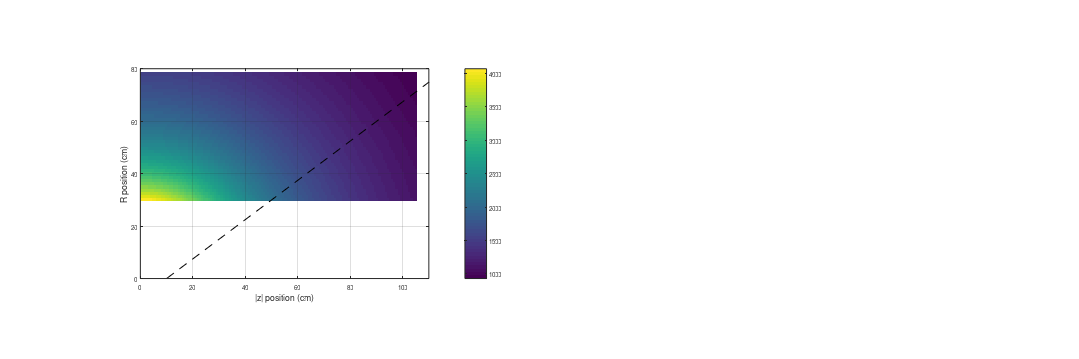

Source code (MATLAB): (Note: this script raises an error after producing the figure.)
% bottom up calcualtion of TPC rate using MC approach
% Author - Jin Huang <jhuang@bnl.gov>

close all

clear all

myColorMap = colormap;
myColorMap(1,:) = [1 1 1];
colormap(myColorMap);
%% Inputs

% n = 1000;
% full_rate = 100e3;
% trig_rate = 15e3;
% trigger_window = 18e-6;

% n = 10000000;
n = 50000;
% n = 500000;
% full_rate = 100e3;
full_rate = 50e3;
trig_rate = 15e3;
trigger_window = 13e-6;
% trigger_window = 17.5e-6;
% trigger_window = 35e-6;

TargetEta = 1.1;
% TargetEta = 3;

SaveName = sprintf('TPCRateLayered_%.0fHzCol_%.0fHzTrig_%.0fusDrift',full_rate,trig_rate,trigger_window*1e6);

%% Generic constants


nRing = 40;
minR = 30;
maxR = 78;
maxZ = 105;
dNdeta = 2 * 180 * 2; % Pre-CDR table 3.3 with effective factor x2 and two signs x2
bitPerHit =3*5*10 * 1.4;  % Pre-CDR table 3.3 with effective factor 
DAMCompressionFactor = 1.02 * 0.5 * 0.6; % Repacking, clustering, compression

BCO = 10e6;
DataPlotRangeBCO =10000;

TimeSpan= n/full_rate;
TimeSpanBCO = int64(TimeSpan*BCO);


TriggerBCO  = poissrnd(trig_rate/BCO, TimeSpanBCO, 1)';
CollisionBCO =poissrnd((full_rate - trig_rate)/BCO ,TimeSpanBCO, 1)' + TriggerBCO;


%% Per triggger

PerTriggerBCO = int64(trigger_window * BCO);

RRing = repmat(linspace(minR, maxR, nRing )',1,PerTriggerBCO);
zBCO = repmat(linspace(maxZ, 0, PerTriggerBCO),nRing,1);

MinEtaRingBCO =   atanh( (zBCO - 10) ./ sqrt((zBCO - 10).^2 + RRing.^2)  );
% MinEtaRingBCO =   atanh( (zBCO - 0) ./ sqrt((zBCO - 0).^2 + RRing.^2)  );
dEtaRingBCO = atanh( (zBCO + maxZ/double(PerTriggerBCO) ) ./ sqrt((zBCO + maxZ/double(PerTriggerBCO) ).^2 + RRing.^2)  ) -  atanh( zBCO ./ sqrt(zBCO.^2 + RRing.^2)  );
dataBitRingBCO = bitPerHit .* dNdeta .* dEtaRingBCO;  % Pre-CDR table 3.3 with effective factor

TriggerMask = double(MinEtaRingBCO  <  TargetEta);
dataBitRingBCOAfterMask = dataBitRingBCO.*TriggerMask;

figure('name','PerEventData','PaperPositionMode','auto', ...
    'position',[100,0,2400,800]) ;

subplot(1,2,1)


imagesc(zBCO(1,:), RRing(:,1), dataBitRingBCO);
c = colorbar;

hold on;
plot([10 maxZ+10], [0 tan(acos(tanh(TargetEta))) * maxZ],'k--');

set(gca,'YDir','normal');
set(gca,'YLim',[0,80]);
set(gca,'XLim',[0,110])
box on
grid on
daspect([1 1 1])

xlabel('|z| position (cm)','FontSize',14);
ylabel('R position (cm)','FontSize',14);
c.Label.String = 'FEE data (bit) per MB collision per |z|-R bin (integrated over z-sign and azimuth)';
c.Label.FontSize = 14;

title(sprintf('FEE data (bit) per MB collision per |z|-R bin, total = %.1f Mbit', sum(sum(dataBitRingBCO))/1e6),'FontSize',16);


subplot(1,2,2)


imagesc(zBCO(1,:), RRing(:,1), dataBitRingBCOAfterMask);
c = colorbar;
hold on;
plot([10 maxZ+10], [0 tan(acos(tanh(TargetEta))) * maxZ],'k--');

set(gca,'YDir','normal');
set(gca,'YLim',[0,80]);
set(gca,'XLim',[0,110])
box on
grid on
daspect([1 1 1])

xlabel('|z| position (cm)','FontSize',14);
ylabel('R position','FontSize',14);
c.Label.String = 'FEE data (bit) per MB collision per |z|-R bin (integrated over z-sign and azimuth)';
c.Label.FontSize = 14;

title(sprintf('FEE data (bit) after DAM acceptance filtering, total = %.1f Mbit', sum(sum(dataBitRingBCOAfterMask))/1e6),'FontSize',16);




SaveCavas('TPCRateLayered',gcf);


%% Run the DAQ

DataBCO = conv2(CollisionBCO,dataBitRingBCO);
TriggerAcceptBCO = conv2(TriggerBCO,TriggerMask);
ThrottleAcceptBCO = double(TriggerAcceptBCO>0);

PlotDataBCO = DataBCO(:,1:DataPlotRangeBCO);
PlotThrottleDataBCO = DataBCO(:,1:DataPlotRangeBCO).*ThrottleAcceptBCO(:,1:DataPlotRangeBCO);

TotalDataRate = sum(sum(DataBCO))/TimeSpan;
TriggerDataRate = sum(sum(DataBCO.*TriggerAcceptBCO))/TimeSpan;
ThrottleDataRate = sum(sum(DataBCO.*ThrottleAcceptBCO))/TimeSpan;

%% Event stream display

figure('name','DataStream','PaperPositionMode','auto', ...
    'position',[100,0,2400,800]) ;

subplot(2,1,1)

imagesc( DataBCO(:,1:DataPlotRangeBCO) );
c = colorbar;
hold on;
set(gca,'YDir','normal');
set(gca,'YLim',[-4,nRing+1]);

xlabel('BCO bin (100 ns)','FontSize',14);
ylabel('Radial layer number','FontSize',14);
c.Label.String = 'FEE data (bit)';
c.Label.FontSize = 14;
title(sprintf('FEE data input to DAM. Rate = %.0f Gbps @ %.0f kHz Collision, %.0f kHz Trigger %.0f us Drift',...
    sum(sum(DataBCO))/TimeSpan/1e9,full_rate/1e3,trig_rate/1e3,trigger_window*1e6),'FontSize',16);

for i = 1:DataPlotRangeBCO
    
    if (TriggerBCO(i) >0)
        
        plot([i i], [-3 nRing],'r--','LineWidth',2);
        plot([i,i+PerTriggerBCO], [-3 -3], 'r-', 'LineWidth', 2)
        plot([i,i+PerTriggerBCO], [-1 -1], 'k-', 'LineWidth', 2)
        
    elseif (CollisionBCO(i) >0)
        
        plot([i i], [-1 nRing],'k--','LineWidth',2);
        plot([i,i+PerTriggerBCO], [-1 -1], 'k-', 'LineWidth', 2)
    end
    
    
end



subplot(2,1,2)

imagesc( PlotThrottleDataBCO );
c = colorbar;
hold on;
set(gca,'YDir','normal');
set(gca,'YLim',[-4,nRing+1]);

xlabel('BCO bin (100 ns)','FontSize',14);
ylabel('Radial layer number','FontSize',14);
c.Label.String = 'FEE data equavelent (bit)';
c.Label.FontSize = 14;
title(sprintf('DAM data output: Throttled data rate = %.0f Gbps, Triggered data rate = %.0f Gbps ',...
    ThrottleDataRate * DAMCompressionFactor/1e9 ,...
    TriggerDataRate * DAMCompressionFactor/1e9...
    ),'FontSize',16);

for i = 1:DataPlotRangeBCO
    
    if (TriggerBCO(i) >0)
        
        plot([i i], [-3 nRing],'r--','LineWidth',2);
        plot([i,i+PerTriggerBCO], [-3 -3], 'r-', 'LineWidth', 2)
        plot([i,i+PerTriggerBCO], [-1 -1], 'k-', 'LineWidth', 2)
        
    elseif (CollisionBCO(i) >0)
        
        plot([i i], [-1 nRing],'k--','LineWidth',2);
        plot([i,i+PerTriggerBCO], [-1 -1], 'k-', 'LineWidth', 2)
    end
    
    
end

SaveCavas(SaveName,gcf);


%%

% fprintf('Throttled event / total = %.3f; Throttled data / total = %.3f; Triggered event / total = %.3f; Triggered data / total = = %.3f\n',...
%     n_recorded/n, recorded_data/n, n_triggered./n, triggered_data/n);
fprintf('------------\n');

fprintf('full_rate = %.0f kHz; trig_rate= %.0f kHz; trigger_window= %.1f us; Time span = %.3f s \n',...
    full_rate/1e3,trig_rate/1e3, trigger_window*1e6, TimeSpan );

fprintf('per event effective track = %.0f , per event FEE data = %.0f bits, total FEE data rate = %.0f Gbps \n',...
    mean(sum(dEtaRingBCO,2)*180*2), sum(sum(dataBitRingBCO)), sum(sum(DataBCO))/TimeSpan/1e9 );

fprintf('Trigger rate*drift window = %.2f;Full rate*drift window= %.2f;Trigger rate/full rate = %.2f (input)/%.2f(MC); \n',...
    trig_rate*trigger_window,full_rate*trigger_window,trig_rate/full_rate, sum(TriggerBCO)/sum(CollisionBCO)  );

fprintf('throttled data / total = %.3f; Triggered data / total = %.3f; throttled/trigger = %.3f \n',...
   ThrottleDataRate/TotalDataRate,...
   TriggerDataRate/TotalDataRate,...
   ThrottleDataRate/TriggerDataRate...
);

fprintf('throttled data rate = %.0f Gbps; Triggered data rate = %.0f Gbps\n',...
    ThrottleDataRate * DAMCompressionFactor/1e9 ,...
    TriggerDataRate * DAMCompressionFactor/1e9);
fprintf('------------\n');

% fprintf('throttled event / total = %.3f; Triggered event / total = = %.3f;  throttled/trigger = %.3f\n',...
%     recorded_data/n, triggered_data/n, recorded_data/triggered_data );

